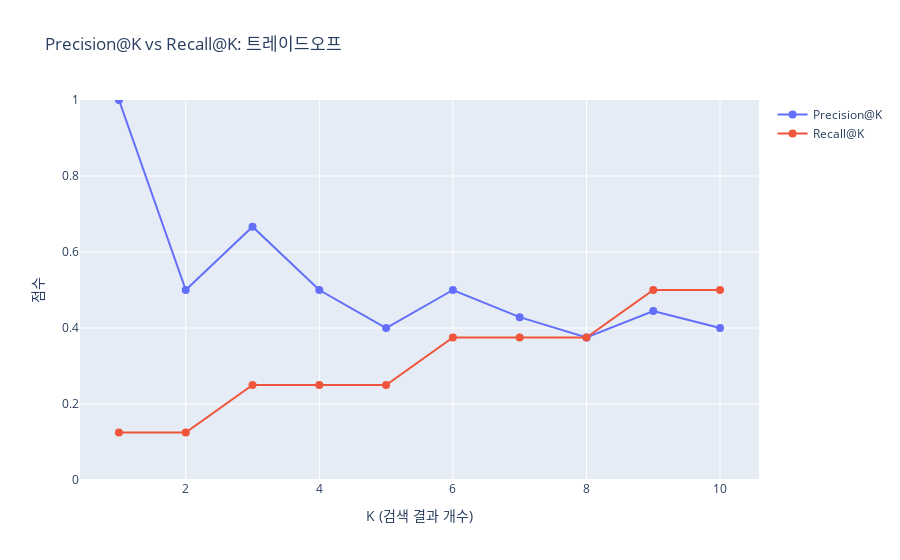

The cell this chart's notebook holds for it:
### Markdown cell above
### Precision-Recall 트레이드오프 시각화

### Code cell
# K값 변화에 따른 Precision과 Recall 변화
k_values = range(1, 11)
precisions = []
recalls = []

for k in k_values:
    p = calculate_precision_at_k(retrieved_docs, relevant_docs, k)
    r = calculate_recall_at_k(retrieved_docs, relevant_docs, k)
    precisions.append(p)
    recalls.append(r)

# 그래프 생성
fig = go.Figure()

fig.add_trace(go.Scatter(
    x=list(k_values), y=precisions,
    mode='lines+markers',
    name='Precision@K',
    marker=dict(size=8)
))

fig.add_trace(go.Scatter(
    x=list(k_values), y=recalls,
    mode='lines+markers',
    name='Recall@K',
    marker=dict(size=8)
))

fig.update_layout(
    title='Precision@K vs Recall@K: 트레이드오프',
    xaxis_title='K (검색 결과 개수)',
    yaxis_title='점수',
    hovermode='x unified',
    yaxis_range=[0, 1]
)

fig.show()

print("💡 인사이트:")
print("- K가 증가하면 Recall은 올라가지만 Precision은 떨어집니다.")
print("- 적절한 K값 선택이 중요합니다!")

### Figure 1 — Plotly figure (JSON) as saved in the notebook; plotly's stock layout.template omitted (floating-point values rounded to 4 significant figures)
{"data": [{"marker": {"size": 8}, "mode": "lines+markers", "name": "Precision@K", "type": "scatter", "x": [1, 2, 3, 4, 5, 6, 7, 8, 9, 10], "y": [1, 0.5, 0.6667, 0.5, 0.4, 0.5, 0.4286, 0.375, 0.4444, 0.4]}, {"marker": {"size": 8}, "mode": "lines+markers", "name": "Recall@K", "type": "scatter", "x": [1, 2, 3, 4, 5, 6, 7, 8, 9, 10], "y": [0.125, 0.125, 0.25, 0.25, 0.25, 0.375, 0.375, 0.375, 0.5, 0.5]}], "layout": {"hovermode": "x unified", "title": {"text": "Precision@K vs Recall@K: 트레이드오프"}, "xaxis": {"title": {"text": "K (검색 결과 개수)"}}, "yaxis": {"range": [0, 1], "title": {"text": "점수"}}}}
